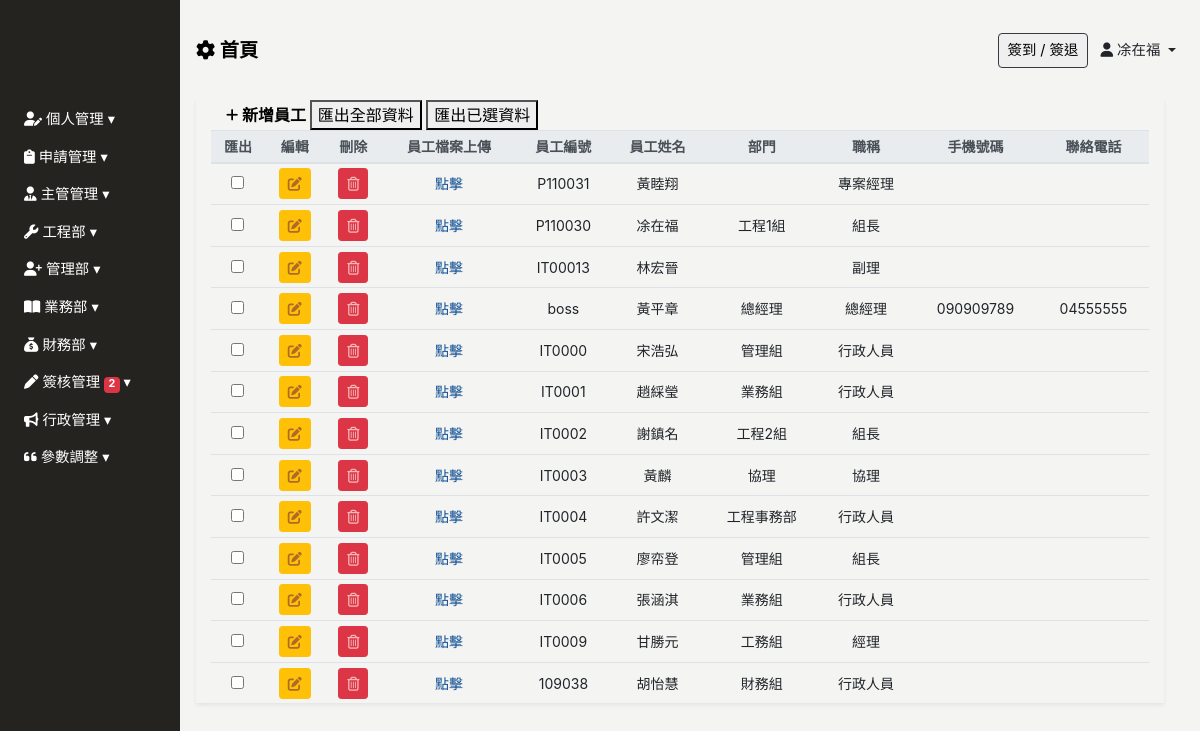
Page /employee/ (signed in) on the earlier database version.
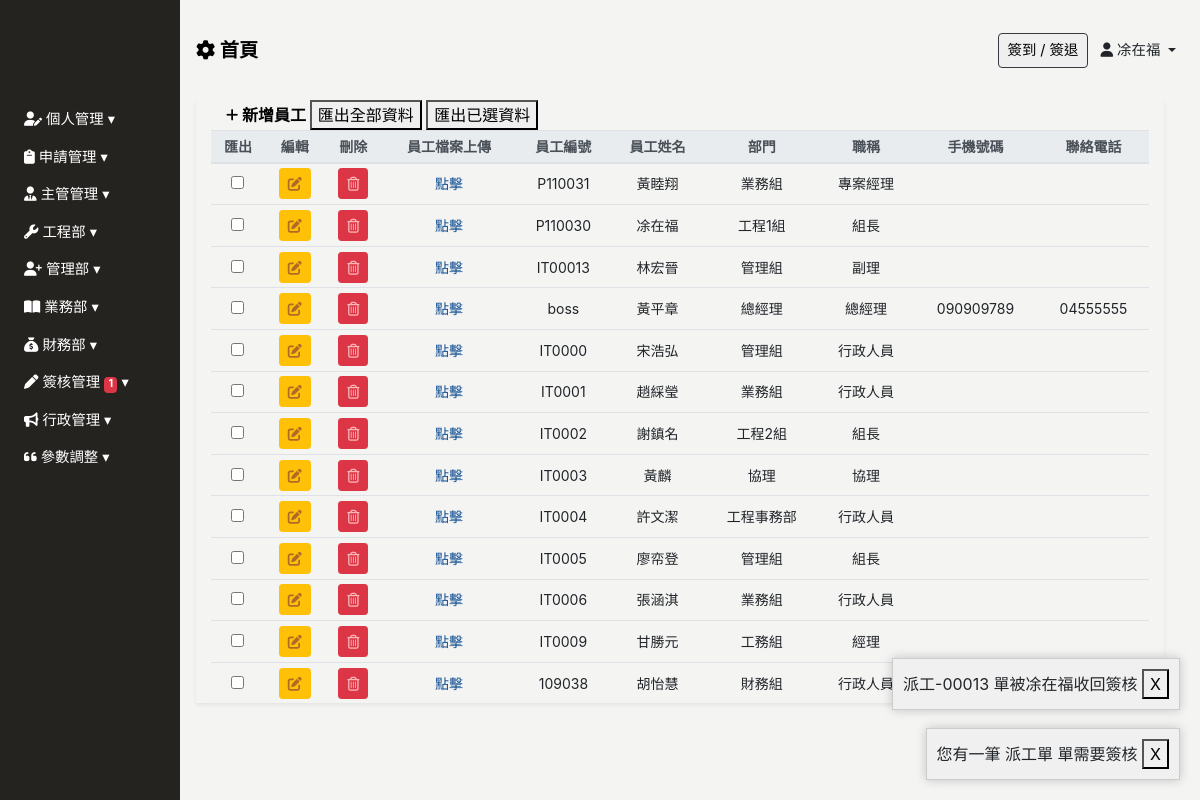
Same page on the later database version.
### Backend/models.py (models this page shows, shortened)
class ModifiedModel(models.Model):
    modified_by = models.ForeignKey("Employee", on_delete=models.SET_NULL, null=True, blank=True)
    created_date = models.DateField(default=timezone.now,verbose_name='建立日期')
    update_date = models.DateField(auto_now=True, verbose_name='更新日期')
    class Meta:
        abstract = True

class Employee(ModifiedModel):
    GENDER_CHOICES = [
        ('M', '男'),
        ('F', '女'),
    ]
    BLOOD_TYPE_CHOICES = [
        ('A', 'A型'),
        ('B', 'B型'),
        ('AB','AB型'),
        ('O', 'O型'),
    ]
    MARITAL_STATUS_CHOICES = [
        ('M', '已婚'),
        ('S', '未婚'),
        ('D', '離異'),
    ]
    MILITARY_STATUS_CHOICES = [
        ('M', '義務役'),
        ('E', '免服役'),
        ('A', '替代役'),
    ]
    user = models.OneToOneField(User, null=True, blank=True, on_delete=models.CASCADE)
    profile_image = models.ImageField(upload_to='employee_profile/', blank=True, null=True, default='employee_profile/default_profile.png', verbose_name='員工照片')
    location_city = models.CharField(max_length=4, choices=LOCATION_CHOICES, null=True, blank=True, verbose_name='居住城市(用於計算)')
    uploaded_files = models.ManyToManyField(UploadedFile,blank=True,  related_name="userfile")
    full_name = models.CharField(max_length=30, null=True, blank=True, verbose_name='員工名稱')
    employee_id	 = models.CharField(max_length=30, blank=True,verbose_name='員工編號')
    departments = models.ForeignKey('Department', on_delete=models.SET_NULL, blank=True, null=True, related_name='employees', verbose_name='部門名稱')# 你可以通过department.employees.all()访问一个部门的所有员工。
    position = models.CharField(max_length=30, null=True, blank=True, verbose_name='職稱')
    phone_number = models.CharField(max_length=20, null=True, blank=True,verbose_name='手機號碼')
    contact_number = models.CharField(max_length=20, null=True, blank=True,verbose_name='聯絡電話')
    start_work_date = models.DateField(null=True, blank=True, verbose_name='到職日期')
    seniority = models.DecimalField(max_digits=3, decimal_places=1, null=True, blank=True, verbose_name='目前年資')
    id_number = models.CharField(max_length=20, null=True, blank=True, verbose_name='身份證字號')
    birthday = models.DateField(null=True, blank=True, verbose_name='出生日期')
    gender = models.CharField(max_length=1, choices=GENDER_CHOICES, null=True, blank=True, verbose_name='性別')
    blood_type = models.CharField(max_length=2, choices=BLOOD_TYPE_CHOICES, null=True, blank=True, verbose_name='血型')
    birth_place = models.CharField(max_length=100, null=True, blank=True, verbose_name='出生地')
    marital_status = models.CharField(max_length=1, choices=MARITAL_STATUS_CHOICES, null=True, blank=True, verbose_name='婚姻狀況')
    military_status = models.CharField(max_length=1, choices=MILITARY_STATUS_CHOICES, null=True, blank=True, verbose_name='兵役狀況')
    permanent_address = models.CharField(max_length=50, null=True, blank=True, verbose_name='戶籍地址')
    current_address_city = models.CharField(max_length=50, null=True, blank=True, verbose_name='現居地址縣市')
    current_address = models.CharField(max_length=50, null=True, blank=True, verbose_name='現居地址')
    location = models.CharField(max_length=50, null=True, blank=True, verbose_name='所在地')
    company_email = models.EmailField(null=True, blank=True, verbose_name='公司E_Mail')
    personal_email = models.EmailField(null=True, blank=True, verbose_name='個人E_Mail')
    emergency_contact = models.CharField(max_length=50, null=True, blank=True, verbose_name='緊急聯絡人1')
    emergency_contact_relations = models.CharField(max_length=50, null=True, blank=True, verbose_name='關係1')
    emergency_contact_phone = models.CharField(max_length=20, null=True, blank=True, verbose_name='聯絡人電話1')
    default_salary = models.PositiveIntegerField(default=26000, null=True, blank=True, verbose_name="基本薪資")
    job_addition = models.PositiveIntegerField(default=0, null=True, blank=True, verbose_name="職務加給")
    phone_addition = models.PositiveIntegerField(default=0, null=True, blank=True, verbose_name="手機加給")
    certificates_addition = models.PositiveIntegerField(default=0, null=True, blank=True, verbose_name="證照加給")
    labor_protection = models.PositiveIntegerField(default=0, null=True, blank=True, verbose_name="勞保級距")
    health_insurance = models.PositiveIntegerField(default=0, null=True, blank=True, verbose_name="健保級距")
    labor_pension_moeny = models.PositiveIntegerField(default=6, null=True, blank=True, verbose_name="勞退級距")
    labor_pension = models.PositiveIntegerField(default=6, null=True, blank=True, verbose_name="勞退比例(%)")
    class Meta:
        verbose_name = "員工"   # 單數
        verbose_name_plural = verbose_name   #複數
    def seniority(self):
        start_work_date= self.start_work_date
        if start_work_date == None :
            return "人資單位未填寫入值日"
        today = datetime.today().date()
        total_months = (today.year - start_work_date.year) * 12 + (today.month - start_work_date.month)
        seniority_value = total_months / 12
        return seniority_value

class Department(ModifiedModel):
    COMPANY_CHOICES = [
        ('艾力克電機', '艾力克電機'),
        ('維景', '維景'),
    ]
    belong_to_company =models.CharField(max_length=20,choices=COMPANY_CHOICES, null=True, blank=True,verbose_name="所屬公司")
    parent_department  = models.ForeignKey('self',max_length=30,  on_delete=models.SET_NULL, null=True, blank=True, verbose_name='上層部門')
    department_name = models.CharField(max_length=30, null=True, blank=True,verbose_name='部門名稱')
    department_id = models.CharField(max_length=20, null=True, blank=True,verbose_name='部門編號')
    class Meta:
        verbose_name = "部門"   # 單數
        verbose_name_plural = verbose_name   #複數
    def __str__(self):
        return f"{self.department_name}({self.belong_to_company})"

class SysMessage(models.Model):
    Target_user = models.ForeignKey("Employee", related_name="sys_messages", on_delete=models.SET_NULL, null=True, blank=True, verbose_name='顯示對象')
    content = models.TextField(verbose_name='內容')
    watch = models.BooleanField(default=False,verbose_name='已看過')
    class Meta:
        verbose_name = '系統消息'
        verbose_name_plural = verbose_name

### Frontend/views.py (the view)
# urls.py: path('employee/', views.Employee_list.as_view(), name='employee_list'),
class Employee_list(UserPassesTestMixin,ListView):
    model = Employee
    template_name = 'employee/employee.html'
    context_object_name = 'employee'
    def get_context_data(self, **kwargs):
        context = super().get_context_data(**kwargs)
        context["department_list"] = Department.objects.values('id','department_name')
        context['employee_form'] = EmployeeForm()
        return context
    def test_func(self):
        return Check_Permissions(self.request.user,"管理部")

### Backend/forms.py (shortened to what this page needs)
class EmployeeForm(BaseModelForm):
    class Meta:
        model = Employee
        fields = '__all__'
        widgets = {
            'location_city': forms.Select(attrs={'class': 'form-control form-control-sm', 'id':'location_city', "name":'location_city', 'required': 'true'}),
            'departments': forms.Select(attrs={'class': 'form-control form-control-sm', 'id':'departments', "name":'departments', 'required': 'true'}),
            'gender': forms.Select(attrs={'class': 'form-control form-control-sm', 'id':'gender', "name":'gender', 'required': 'true'}),
            'blood_type': forms.Select(attrs={'class': 'form-control form-control-sm', 'id':'blood_type', "name":'blood_type'}),
            'marital_status': forms.Select(attrs={'class': 'form-control form-control-sm', 'id':'marital_status', "name":'marital_status'}),
            'military_status': forms.Select(attrs={'class': 'form-control form-control-sm', 'id':'military_status', "name":'military_status'})
        }

### Backend/context_processors.py (called while the page is built)
def pass_test_func(request):
    pass_test_func = settings.PASS_TEST_FUNC
    return {"pass_test_func":pass_test_func}

### Frontend/templates/employee/employee.html (shortened to what this page needs)
{% extends 'base/base_dashboard.html' %}
{% block import %}
{% load static%}
<link rel="stylesheet" href="{% static 'css/employee/employee.css' %}">
{% endblock %}
{% block main %}
<div class="main px-3" id="employee-app">
    <div class="employee-table container-fluid shadow-sm table-responsive-lg">
        <table class="table table-sm table-hover text-center" id="table" data-toggle="table" data-sortable="true"
        data-toolbar="#toolbar" data-search="true" data-show-columns="true"data-filter-strict-search="true"
        data-show-columns-toggle-all="true" data-pagination="true" data-page-size="25" data-page-list="[25, All]"
        data-filter-control="true">
            <div id="toolbar">
                <div class="employee-header container-fluid">
                    <a href="" class="font-weight-bold" id="sys_new" data-toggle="modal"data-target="#employee-modal">
                        <i class="fa-solid fa-plus fa-sm" style="color: #000000;"></i> 新增員工
                    </a>
                    <button class="d-none d-md-inline-block" onclick="exportAllOptionToExcel('員工.xlsx')"data-export-url="{% url 'excel_export' %}">匯出全部資料</button>
                    <button class="d-none d-md-inline-block" onclick="exportSelectedOptionToExcel('員工.xlsx')">匯出已選資料</button>
                </div>
            </div>
            <thead class="thead-light" style="font-size: 14px;">
                <tr class="text-nowrap">
                    <th data-force-hide="true" data-switchable="false" data-no-print="true" data-field="checkbox" class="d-none d-md-table-cell">匯出</th>
                    <th data-force-hide="true" data-switchable="false" data-no-print="true" data-field="edit">編輯</th>
                    <th data-force-hide="true" data-switchable="false" data-no-print="true" data-field="delete">刪除</th>
                    <th data-force-hide="true" data-switchable="false" data-no-print="true" data-field="employee_file_upload" >員工檔案上傳</th>
                    <th data-field="employee_id" data-sortable="true">員工編號</th>
                    <th data-field="full_name" data-sortable="true">員工姓名</th>
                    <th data-field="departments" data-sortable="true">部門</th>
                    <th data-field="position" data-sortable="true">職稱</th>
                    <th data-field="phone_number" data-sortable="true">手機號碼</th>
                    <th data-field="contact_number" data-sortable="true">聯絡電話</th>
                </tr>
            </thead>
            <tbody class="text-nowrap" style="font-size: 14px;">
                {% for p in employee %}
                {% if p.user.is_active %}
                <tr>
                    <td><input type="checkbox" name="importcheckd" onclick="updateCheckedArray(this)"value="{{ p.id }}"></td>
                    <td>
                        <a type="button" data-url="employee" data-id="{{p.pk}}"
                        class="sys_get btn btn-sm btn-warning" data-toggle="modal"
                        data-target="#employee-modal"><i class="fas fa-edit"></i></a>
                    </td>
                    <td>
                        <a data-url="employee" data-id="{{p.pk}}" type="button"
                        class="sys_del btn btn-sm btn-danger"><i class="far fa-trash-alt"></i></a>
                    </td>
                    <td>
                        <a href="" onclick="setEmployeeId({{p.pk}})" data-toggle="modal" data-target="#fileUploadModal">點擊</a>
                    </td>
                    <td>{{ p.employee_id }} </td>
                    <td>{{ p.full_name }}</td>
                    <td>{{ p.departments.department_name }}</td>
                    <td>{{ p.position }}</td>
                    <td>{% if p.phone_number %}{{ p.phone_number }}{% endif %}</td>
                    <td>{% if p.contact_number %}{{ p.contact_number }}{% endif %}</td>
                </tr>
                {% endif %}
                {% endfor %}
            </tbody>
        </table>
    </div>
</div>
{% endblock %}

### Frontend/templates/base/base_dashboard.html (shortened to what this page needs)
<!DOCTYPE html>
<html lang="zh-Hant">
<head>
    <link rel="stylesheet" href="https://stackpath.bootstrapcdn.com/bootstrap/4.2.1/css/bootstrap.min.css"
>
    <link rel="stylesheet" href="https://cdnjs.cloudflare.com/ajax/libs/font-awesome/6.4.0/css/all.min.css">
    <link href="https://unpkg.com/bootstrap-table@1.22.1/dist/bootstrap-table.min.css" rel="stylesheet">
    <link href="https://cdn.rawgit.com/harvesthq/chosen/gh-pages/chosen.min.css" rel="stylesheet" />
    {% load static%}
    <link rel="stylesheet" href="{% static 'css/base/base.css' %}">
    <link rel="stylesheet" href="{% static 'css/index/index-login.css' %}">
    <link href="https://cdn.jsdelivr.net/npm/select2@4.1.0-rc.0/dist/css/select2.min.css" rel="stylesheet" />
    {% block import %}
    {% endblock %}
</head>
<body>
    {% include 'base/sidebar.html' %}
    {% include 'base/header.html' %}
    {% block main %}
    {% endblock %}
    {% for sys_message in sys_messages %}
    <div class="sys-message-popup" data-message-id="{{ sys_message.id }}" style="bottom: {{ sys_message.bottom }}px;">
        <span id="sys-message-content">{{ sys_message.content }}</span>
        <button class="sys-close-button">X</button>
    </div>
    {% endfor %}
</body>
<link href="https://cdn.jsdelivr.net/npm/sweetalert2@11.7.16/dist/sweetalert2.min.css
" rel="stylesheet">
</html>

Differences in the rows shown:
changed Employee "黃睦翔": departments.department_name (not shown) → "業務組"
changed Employee "IT00013": departments.department_name (not shown) → "管理組"
added SysMessage: content "您有一筆 派工單 單需要簽核"
added SysMessage: content "派工-00013 單被凃在福收回簽核"
Other differences:
{{ approval_count }}: "2" → "1"
new list line: "X"
